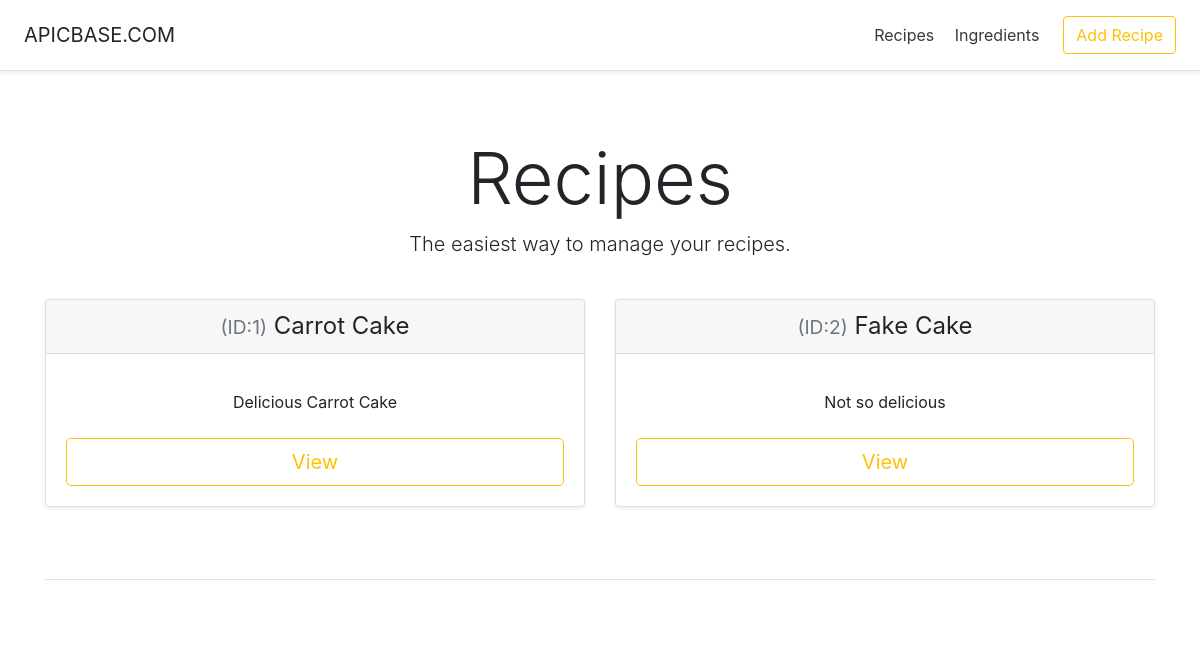
Before: /recipeManager/ with the older database file.
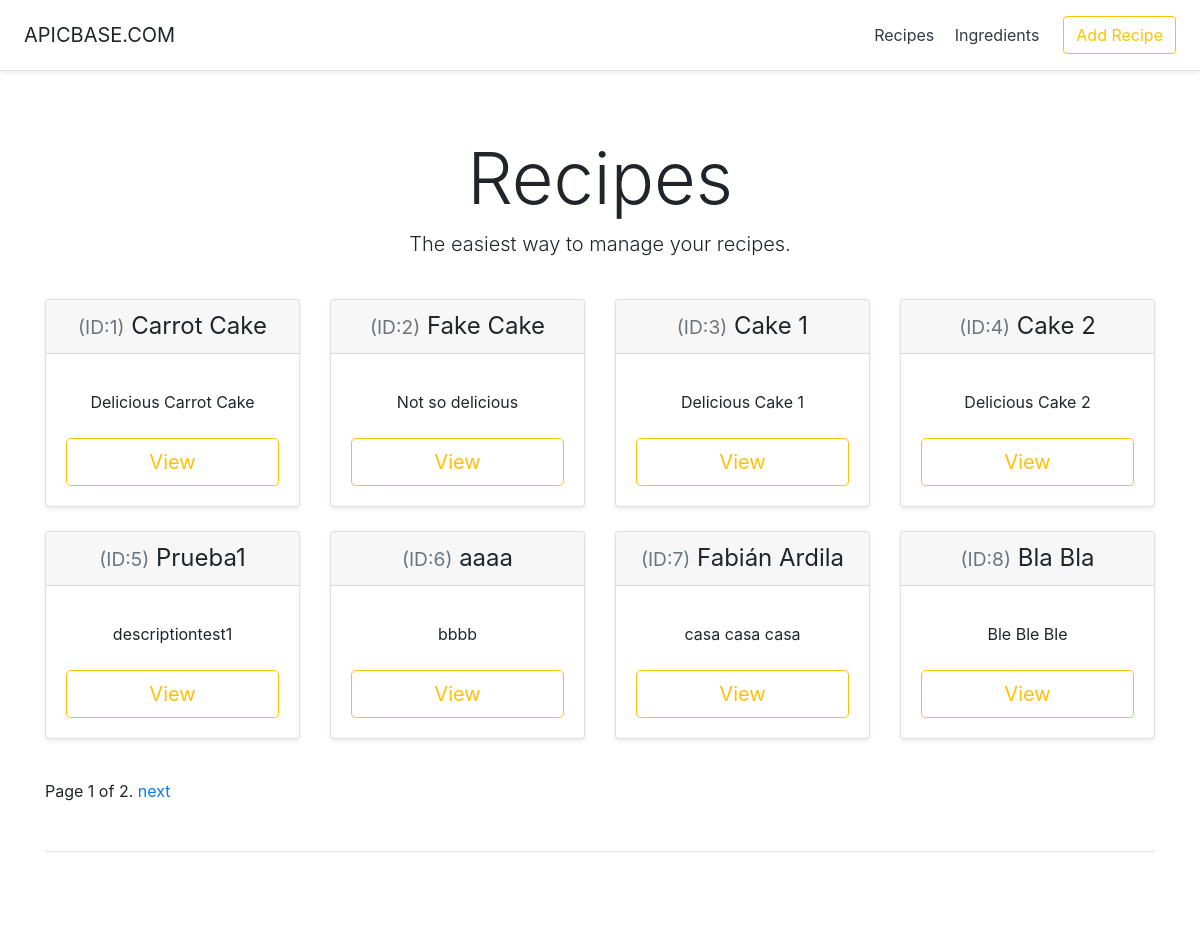
After: the same page with the newer database file.
### recipeManager/models.py (models this page shows, shortened)
class Recipe(models.Model):
    id = models.AutoField(primary_key=True)
    name = models.CharField(max_length=200)
    description = models.CharField(max_length=200)
    ingredients = models.ManyToManyField(Ingredient, through='Recipe_Ingredients')

### recipeManager/views.py (the view)
# urls.py: path('', views.IndexView.as_view(), name='index'),
class IndexView(generic.ListView):
    template_name = 'recipeManager/index.html'
    context_object_name = 'recipes_list'
    paginate_by = 8
    def get_queryset(self):
        return Recipe.objects.all()

### recipeManager/templates/recipeManager/index.html (shortened to what this page needs)
<!DOCTYPE html>
<html lang="en">
   <head>
      {% load static %}
      <link href="{%static 'recipeManager/pricing.css'%}" rel="stylesheet">
      {% load static %}
      <link href="{%static 'recipeManager/bootstrap.min.css'%}" rel="stylesheet">
   </head>
   <body>
      <div class="d-flex flex-column flex-md-row align-items-center p-3 px-md-4 mb-3 bg-white border-bottom shadow-sm">
         <h5 class="my-0 mr-md-auto font-weight-normal">APICBASE.COM</h5>
         <nav class="my-2 my-md-0 mr-md-3">
            <a class="p-2 text-dark" href="{% url 'recipeManager:index' %}">Recipes</a>
            <a class="p-2 text-dark" href="{% url 'recipeManager:ingredients' %}">Ingredients</a>
         </nav>
         <a class="btn btn-outline-warning" href="{% url 'recipeManager:addRecipe' %}">Add Recipe</a>
      </div>
      <div class="pricing-header px-3 py-3 pt-md-5 pb-md-4 mx-auto text-center">
         <h1 class="display-3">Recipes</h1>
         <p class="lead">The easiest way to manage your recipes.</p>
      </div>
      <div class="container">
         <div class="card-deck mb-3 text-center">
            {% if recipes_list %}
            {% for recipe in recipes_list %}
            <div class="card mb-4 shadow-sm">
               <div class="card-header">
                  <h4 class="my-0 font-weight-normal"><small class="text-muted">(ID:{{ recipe.id }})</small> {{ recipe.name }}</h4>
               </div>
               <div class="card-body">
                  <ul class="list-unstyled mt-3 mb-4">
                     <li>{{ recipe.description }}</li>
                  </ul>
                  <a href="{% url 'recipeManager:recipeDetail' recipe.id %}" style="text-decoration:none;"><button type="button" class="btn btn-lg btn-block btn-outline-warning">View</button></a>
               </div>
            </div>
            {% endfor %}
         </div>
         {% if is_paginated %}
         <div class="pagination">
            <span class="page-links">
            <span class="page-current">
            Page {{ page_obj.number }} of {{ page_obj.paginator.num_pages }}.
            </span>
            {% if page_obj.has_next %}
            <a href="?page={{ page_obj.next_page_number }}">next</a>
            {% endif %}
            </span>
         </div>
         {% endif %}
         {% else %}
         <p><strong>No recipes available.</strong></p>
         {% endif %}
         <footer class="pt-4 my-md-5 pt-md-5 border-top"></footer>
      </div>
   </body>
</html>

### recipeManager/static/recipeManager/pricing.css (style rules this page uses)
html { font-size: 14px; }
@media (min-width: 768px) { html { font-size: 16px; } }
.container { max-width: 960px; }
.pricing-header { max-width: 700px; }
.card-deck .card { min-width: 220px; }

Changed rows visible on the page:
added Recipe: id "3", name "Cake 1", description "Delicious Cake 1"
added Recipe: id "4", name "Cake 2", description "Delicious Cake 2"
added Recipe: id "5", name "Prueba1", description "descriptiontest1"
added Recipe: id "6", name "aaaa", description "bbbb"
added Recipe: id "7", name "Fabián Ardila", description "casa casa casa"
added Recipe: id "8", name "Bla Bla", description "Ble Ble Ble"
Other visible differences:
{{ page_obj.number }}: (not shown) → "1"
{{ page_obj.paginator.num_pages }}: (not shown) → "2"
text now shown: "Page of . next"
